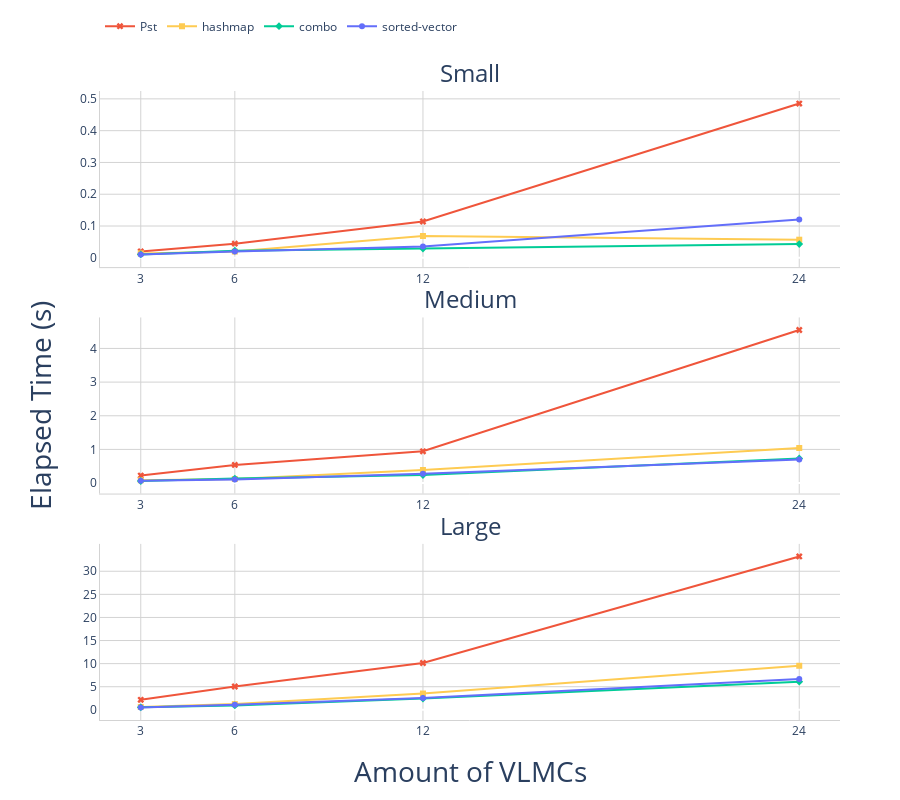

Notebook source saved alongside this figure:
### Markdown cell above
## Visualize time elapsed compared to amount of VLMCs compared

### Code cell
df = pd.read_csv('csv_results/03_15_11_44.csv')
df_sv = pd.read_csv('csv_results/sorted-vector_human_03_20_12_09.csv')
df_hm = pd.read_csv('csv_results/hashmap_human_03_20_12_10.csv')
df_co = pd.read_csv('csv_results/combo_human_03_20_12_10.csv')
df_pst = df[df.implementation=='PstClassifierSeqan']

fig = make_subplots(rows=3, cols=1, shared_yaxes=False, 
                    x_title="Amount of VLMCs",
                    y_title="Elapsed Time (s)",
                    subplot_titles=("Small", "Medium", "Large"), 
                    horizontal_spacing= 0.02, vertical_spacing= 0.08) # specs=[[{}, {}],[{"colspan": 2}, None]])

fig.add_trace(go.Scatter(x=df_pst[df_pst.vlmc_size=='small']['set_size'], y=df_pst[df_pst.vlmc_size=='small']['elapsed_time'], line_color='#EF553B', name="Pst", marker_symbol='x'), 1, 1)
fig.add_trace(go.Scatter(x=df_hm[df_hm.vlmc_size=='small']['set_size'], y=df_hm[df_hm.vlmc_size=='small']['elapsed_time'], line_color='#FECB52', name="hashmap", marker_symbol='square'), 1, 1)
fig.add_trace(go.Scatter(x=df_co[df_co.vlmc_size=='small']['set_size'], y=df_co[df_co.vlmc_size=='small']['elapsed_time'], line_color='#00CC96', name="combo", marker_symbol='diamond'), 1, 1)
fig.add_trace(go.Scatter(x=df_sv[df_sv.vlmc_size=='small']['set_size'], y=df_sv[df_sv.vlmc_size=='small']['elapsed_time'], line_color='#636EFA', name="sorted-vector"), 1, 1)

fig.add_trace(go.Scatter(x=df_pst[df_pst.vlmc_size=='medium']['set_size'], y=df_pst[df_pst.vlmc_size=='medium']['elapsed_time'], line_color='#EF553B', name="Pst", marker_symbol='x', showlegend = False), 2, 1)
fig.add_trace(go.Scatter(x=df_hm[df_hm.vlmc_size=='medium']['set_size'], y=df_hm[df_hm.vlmc_size=='medium']['elapsed_time'], line_color='#FECB52', name="hashmap", marker_symbol='square', showlegend = False), 2, 1)
fig.add_trace(go.Scatter(x=df_co[df_co.vlmc_size=='medium']['set_size'], y=df_co[df_co.vlmc_size=='medium']['elapsed_time'], line_color='#00CC96', name="combo", marker_symbol='diamond', showlegend = False), 2, 1)
fig.add_trace(go.Scatter(x=df_sv[df_sv.vlmc_size=='medium']['set_size'], y=df_sv[df_sv.vlmc_size=='medium']['elapsed_time'], line_color='#636EFA', name="sorted-vector", showlegend = False), 2, 1)

fig.add_trace(go.Scatter(x=df_pst[df_pst.vlmc_size=='large']['set_size'], y=df_pst[df_pst.vlmc_size=='large']['elapsed_time'], line_color='#EF553B', name="Pst", marker_symbol='x', showlegend = False), 3, 1)
fig.add_trace(go.Scatter(x=df_hm[df_hm.vlmc_size=='large']['set_size'], y=df_hm[df_hm.vlmc_size=='large']['elapsed_time'], line_color='#FECB52', name="hashmap", marker_symbol='square', showlegend = False), 3, 1)
fig.add_trace(go.Scatter(x=df_co[df_co.vlmc_size=='large']['set_size'], y=df_co[df_co.vlmc_size=='large']['elapsed_time'], line_color='#00CC96', name="combo", marker_symbol='diamond', showlegend = False), 3, 1)
fig.add_trace(go.Scatter(x=df_sv[df_sv.vlmc_size=='large']['set_size'], y=df_sv[df_sv.vlmc_size=='large']['elapsed_time'], line_color='#636EFA', name="sorted-vector", showlegend = False), 3, 1)


fig.update_layout(legend=dict(
    orientation="h",
    yanchor="bottom",
    y=1.08),
    margin=dict(l=100, r=60, t=60, b=80),
    height=800,
    plot_bgcolor="white")

fig.update_xaxes(gridcolor='LightGrey', row=1, col=1)
fig.update_yaxes(gridcolor='LightGrey', row=1, col=1)
fig.update_yaxes(tickvals=[0, 0.1, 0.2, 0.3, 0.4, 0.5], row=1, col=1)
fig.update_xaxes(tickvals=[3, 6, 12, 24], row=1, col=1)
fig.update_xaxes(showline=True, linewidth=1, linecolor='LightGrey', row=1, col=1)
fig.update_yaxes(showline=True, linewidth=1, linecolor='LightGrey', row=1, col=1)

fig.update_xaxes(gridcolor='LightGrey', row=2, col=1)
fig.update_yaxes(gridcolor='LightGrey', row=2, col=1)
fig.update_yaxes(tickvals=[0, 1, 2, 3, 4, 5], row=2, col=1)
fig.update_xaxes(tickvals=[3, 6, 12, 24], row=2, col=1)
fig.update_xaxes(showline=True, linewidth=1, linecolor='LightGrey', row=2, col=1)
fig.update_yaxes(showline=True, linewidth=1, linecolor='LightGrey', row=2, col=1)

fig.update_xaxes(gridcolor='LightGrey', row=3, col=1)
fig.update_yaxes(gridcolor='LightGrey', row=3, col=1)
fig.update_yaxes(tickvals=[0, 5, 10, 15, 20, 25, 30], row=3, col=1)
fig.update_xaxes(tickvals=[3, 6, 12, 24], row=3, col=1)
fig.update_xaxes(showline=True, linewidth=1, linecolor='LightGrey', row=3, col=1)
fig.update_yaxes(showline=True, linewidth=1, linecolor='LightGrey', row=3, col=1)

fig.layout.annotations[0]["font"] = {'size': 24}
fig.layout.annotations[1]["font"] = {'size': 24}
fig.layout.annotations[2]["font"] = {'size': 24}

fig.layout.annotations[3]["font"] = {'size': 28}
fig.layout.annotations[4]["font"] = {'size': 28}
fig.show()
fig.write_image("images/human_elapsed_time.pdf")

### Figure 1 — Plotly figure (JSON) as saved in the notebook; plotly's stock layout.template omitted (floating-point values rounded to 4 significant figures)
{"data": [{"line": {"color": "#EF553B"}, "marker": {"symbol": "x"}, "name": "Pst", "type": "scatter", "x": [24, 12, 6, 3], "xaxis": "x", "y": [0.4853, 0.1142, 0.0446, 0.01989], "yaxis": "y"}, {"line": {"color": "#FECB52"}, "marker": {"symbol": "square"}, "name": "hashmap", "type": "scatter", "x": [24, 12, 6, 3], "xaxis": "x", "y": [0.05695, 0.06853, 0.01967, 0.01391], "yaxis": "y"}, {"line": {"color": "#00CC96"}, "marker": {"symbol": "diamond"}, "name": "combo", "type": "scatter", "x": [24, 12, 6, 3], "xaxis": "x", "y": [0.04311, 0.02889, 0.02242, 0.01059], "yaxis": "y"}, {"line": {"color": "#636EFA"}, "name": "sorted-vector", "type": "scatter", "x": [24, 12, 6, 3], "xaxis": "x", "y": [0.1202, 0.03574, 0.0196, 0.01019], "yaxis": "y"}, {"line": {"color": "#EF553B"}, "marker": {"symbol": "x"}, "name": "Pst", "showlegend": false, "type": "scatter", "x": [24, 12, 6, 3], "xaxis": "x2", "y": [4.549, 0.9442, 0.5384, 0.2239], "yaxis": "y2"}, {"line": {"color": "#FECB52"}, "marker": {"symbol": "square"}, "name": "hashmap", "showlegend": false, "type": "scatter", "x": [24, 12, 6, 3], "xaxis": "x2", "y": [1.043, 0.3917, 0.1225, 0.08047], "yaxis": "y2"}, {"line": {"color": "#00CC96"}, "marker": {"symbol": "diamond"}, "name": "combo", "showlegend": false, "type": "scatter", "x": [24, 12, 6, 3], "xaxis": "x2", "y": [0.7313, 0.2393, 0.1334, 0.06171], "yaxis": "y2"}, {"line": {"color": "#636EFA"}, "name": "sorted-vector", "showlegend": false, "type": "scatter", "x": [24, 12, 6, 3], "xaxis": "x2", "y": [0.704, 0.2766, 0.1058, 0.06807], "yaxis": "y2"}, {"line": {"color": "#EF553B"}, "marker": {"symbol": "x"}, "name": "Pst", "showlegend": false, "type": "scatter", "x": [24, 12, 6, 3], "xaxis": "x3", "y": [33.21, 10.14, 5.05, 2.169], "yaxis": "y3"}, {"line": {"color": "#FECB52"}, "marker": {"symbol": "square"}, "name": "hashmap", "showlegend": false, "type": "scatter", "x": [24, 12, 6, 3], "xaxis": "x3", "y": [9.537, 3.524, 1.236, 0.6144], "yaxis": "y3"}, {"line": {"color": "#00CC96"}, "marker": {"symbol": "diamond"}, "name": "combo", "showlegend": false, "type": "scatter", "x": [24, 12, 6, 3], "xaxis": "x3", "y": [6.082, 2.438, 0.9601, 0.5392], "yaxis": "y3"}, {"line": {"color": "#636EFA"}, "name": "sorted-vector", "showlegend": false, "type": "scatter", "x": [24, 12, 6, 3], "xaxis": "x3", "y": [6.678, 2.546, 1.1, 0.5127], "yaxis": "y3"}], "layout": {"annotations": [{"font": {"size": 24}, "showarrow": false, "text": "Small", "x": 0.5, "xanchor": "center", "xref": "paper", "y": 1, "yanchor": "bottom", "yref": "paper"}, {"font": {"size": 24}, "showarrow": false, "text": "Medium", "x": 0.5, "xanchor": "center", "xref": "paper", "y": 0.64, "yanchor": "bottom", "yref": "paper"}, {"font": {"size": 24}, "showarrow": false, "text": "Large", "x": 0.5, "xanchor": "center", "xref": "paper", "y": 0.28, "yanchor": "bottom", "yref": "paper"}, {"font": {"size": 28}, "showarrow": false, "text": "Amount of VLMCs", "x": 0.5, "xanchor": "center", "xref": "paper", "y": 0, "yanchor": "top", "yref": "paper", "yshift": -30}, {"font": {"size": 28}, "showarrow": false, "text": "Elapsed Time (s)", "textangle": -90, "x": 0, "xanchor": "right", "xref": "paper", "xshift": -40, "y": 0.5, "yanchor": "middle", "yref": "paper"}], "height": 800, "legend": {"orientation": "h", "y": 1.08, "yanchor": "bottom"}, "margin": {"b": 80, "l": 100, "r": 60, "t": 60}, "plot_bgcolor": "white", "xaxis": {"anchor": "y", "domain": [0, 1], "gridcolor": "LightGrey", "linecolor": "LightGrey", "linewidth": 1, "showline": true, "tickvals": [3, 6, 12, 24]}, "xaxis2": {"anchor": "y2", "domain": [0, 1], "gridcolor": "LightGrey", "linecolor": "LightGrey", "linewidth": 1, "showline": true, "tickvals": [3, 6, 12, 24]}, "xaxis3": {"anchor": "y3", "domain": [0, 1], "gridcolor": "LightGrey", "linecolor": "LightGrey", "linewidth": 1, "showline": true, "tickvals": [3, 6, 12, 24]}, "yaxis": {"anchor": "x", "domain": [0.72, 1], "gridcolor": "LightGrey", "linecolor": "LightGrey", "linewidth": 1, "showline": true, "tickvals": [0, 0.1, 0.2, 0.3, 0.4, 0.5]}, "yaxis2": {"anchor": "x2", "domain": [0.36, 0.64], "gridcolor": "LightGrey", "linecolor": "LightGrey", "linewidth": 1, "showline": true, "tickvals": [0, 1, 2, 3, 4, 5]}, "yaxis3": {"anchor": "x3", "domain": [0, 0.28], "gridcolor": "LightGrey", "linecolor": "LightGrey", "linewidth": 1, "showline": true, "tickvals": [0, 5, 10, 15, 20, 25, 30]}}}
